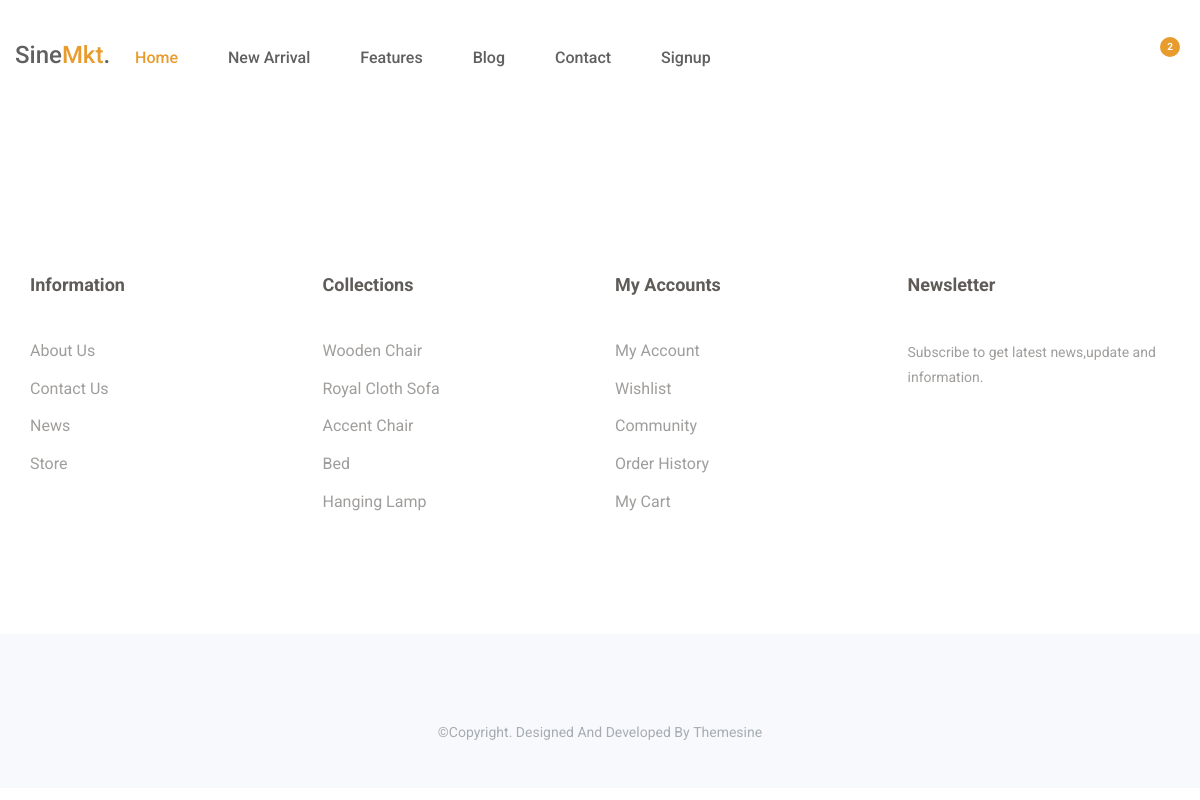
Page /1/detalis/ on the earlier database version.
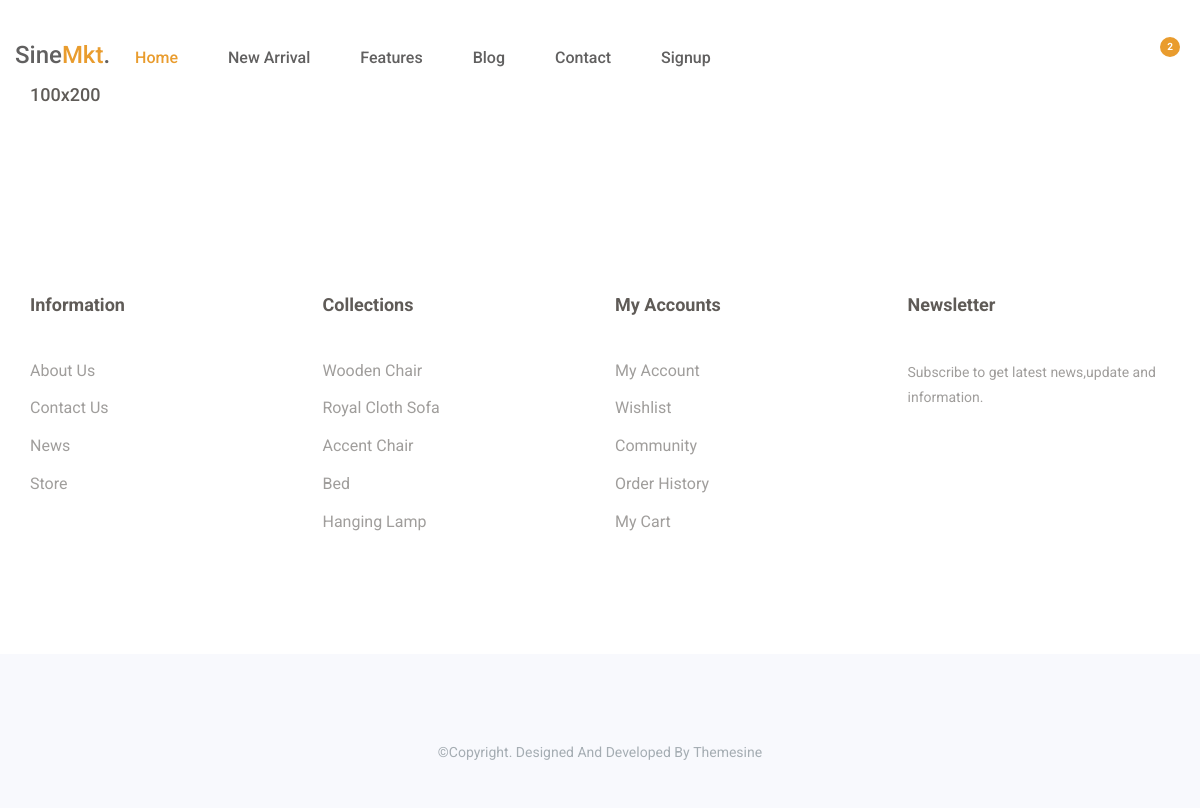
Same page on the later database version.
### furn/models.py (models this page shows, shortened)
class Arrival(models.Model):
    arrivals_img = models.ImageField()
    arrivals_title = models.CharField(max_length=200)
    arrivals_price = models.IntegerField(default=10)
    category = models.ForeignKey("Category",blank=True, on_delete=models.CASCADE)
    arrivals_size  = models.CharField(max_length=30)
    arrivals_text = models.CharField(max_length=200)

### furn/views.py (the view)
# urls.py: path("<int:pk>/detalis/", arrivals_detail, name="arrivals_detal"),
def arrivals_detail(request, pk):
    arrivals_detalis = Arrival.objects.get(id=pk)
    context ={
        "arrivals_detalis":arrivals_detalis
    }
    return render(request, "detalis/arrivals_detalis.html", context)

### templates/detalis/arrivals_detalis.html (shortened to what this page needs)
{% extends 'layouts/base.html' %}
{% block content %}
<section id="new-arrivals" class="new-arrivals">
    <div class="container">
<h1>{{arrivals_detalis.arrivals_size}}</h1>
</div>
</section>
{% endblock content %}

### templates/layouts/base.html (shortened to what this page needs)
<!DOCTYPE html>
{% load static %}
<html lang="en">
<head>
    <link rel="stylesheet" href="{% static 'css/font-awesome.min.css' %}">
    <link rel="stylesheet" href="{% static 'css/linearicons.css' %}">
    <link rel="stylesheet" href="{% static 'css/animate.css' %}">
    <link rel="stylesheet" href="{% static 'css/owl.carousel.min.css' %}">
    <link rel="stylesheet" href="{% static 'css/owl.theme.default.min.css' %}">
    <link rel="stylesheet" href="{% static 'css/bootstrap.min.css' %}">
    <link rel="stylesheet" href="{% static 'css/bootsnav.css' %}">
    <link rel="stylesheet" href="{% static 'css/style.css' %}">
    <link rel="stylesheet" href="{% static 'css/responsive.css' %}">
</head>
<body>
        {% include 'includes/navigation.html' %}
            {% block content %}
            {% endblock content %}
        {% include 'includes/footer.html' %}
</body>
</html>

### templates/includes/navigation.html (shortened to what this page needs)
{% load static %}
<header id="home" class="welcome-hero">
    <div class="top-area">
        <div class="header-area">
            <nav class="navbar navbar-default bootsnav  navbar-sticky navbar-scrollspy" data-minus-value-desktop="70"
                data-minus-value-mobile="55" data-speed="1000">
                <div class="container">
                    <div class="attr-nav">
                        <ul>
                            <li class="search">
                                <a href="#"><span class="lnr lnr-magnifier"></span></a>
                            </li>
                            <li class="nav-setting">
                                <a href="#"><span class="lnr lnr-cog"></span></a>
                            </li>
                            <li class="dropdown">
                                <a href="#" class="dropdown-toggle" data-toggle="dropdown">
                                    <span class="lnr lnr-cart"></span>
                                    <span class="badge badge-bg-1">2</span>
                                </a>
                            </li>
                        </ul>
                    </div>
                    <div class="navbar-header">
                        <a class="navbar-brand" href="index.html">sine<span>mkt</span>.</a>
                    </div>
                    <div class="collapse navbar-collapse menu-ui-design" id="navbar-menu">
                        <ul class="nav navbar-nav navbar-center" data-in="fadeInDown" data-out="fadeOutUp">
                            <li class=" scroll active"><a href="#home">home</a></li>
                            <li class="scroll"><a href="#new-arrivals">new arrival</a></li>
                            <li class="scroll"><a href="#feature">features</a></li>
                            <li class="scroll"><a href="#blog">blog</a></li>
                            <li class="scroll"><a href="#newsletter">contact</a></li>
                            {% if not request.user.is_authenteficated %}
                            <li><a href="{% url 'furn:signup' %}">Signup</a></li>
                            {% endif %}
                        </ul>
                    </div>
                </div>
            </nav>
        </div>
    </div>
</header>

### templates/includes/footer.html (shortened to what this page needs)
{% load static %}
<section id="newsletter" class="newsletter">
    <div class="container">
        <div class="hm-footer-details">
            <div class="row">
                <div class=" col-md-3 col-sm-6 col-xs-12">
                    <div class="hm-footer-widget">
                        <div class="hm-foot-title">
                            <h4>information</h4>
                        </div>
                        <div class="hm-foot-menu">
                            <ul>
                                <li><a href="#">about us</a></li>
                                <li><a href="#">contact us</a></li>
                                <li><a href="#">news</a></li>
                                <li><a href="#">store</a></li>
                            </ul>
                        </div>
                    </div>
                </div>
                <div class=" col-md-3 col-sm-6 col-xs-12">
                    <div class="hm-footer-widget">
                        <div class="hm-foot-title">
                            <h4>collections</h4>
                        </div>
                        <div class="hm-foot-menu">
                            <ul>
                                <li><a href="#">wooden chair</a></li>
                                <li><a href="#">royal cloth sofa</a></li>
                                <li><a href="#">accent chair</a></li>
                                <li><a href="#">bed</a></li>
                                <li><a href="#">hanging lamp</a></li>
                            </ul>
                        </div>
                    </div>
                </div>
                <div class=" col-md-3 col-sm-6 col-xs-12">
                    <div class="hm-footer-widget">
                        <div class="hm-foot-title">
                            <h4>my accounts</h4>
                        </div>
                        <div class="hm-foot-menu">
                            <ul>
                                <li><a href="#">my account</a></li>
                                <li><a href="#">wishlist</a></li>
                                <li><a href="#">Community</a></li>
                                <li><a href="#">order history</a></li>
                                <li><a href="#">my cart</a></li>
                            </ul>
                        </div>
                    </div>
                </div>
                <div class=" col-md-3 col-sm-6  col-xs-12">
                    <div class="hm-footer-widget">
                        <div class="hm-foot-title">
                            <h4>newsletter</h4>
                        </div>
                        <div class="hm-foot-para">
                            <p>
                                Subscribe to get latest news,update and information.
                            </p>
                        </div>
                    </div>
                </div>
            </div>
        </div>
    </div>
</section>
<footer id="footer" class="footer">
    <div class="container">
        <div class="hm-footer-copyright text-center">
            <div class="footer-social">
                <a href="#"><i class="fa fa-facebook"></i></a>
                <a href="#"><i class="fa fa-instagram"></i></a>
                <a href="#"><i class="fa fa-linkedin"></i></a>
                <a href="#"><i class="fa fa-pinterest"></i></a>
                <a href="#"><i class="fa fa-behance"></i></a>
            </div>
            <p>
                &copy;copyright. designed and developed by <a href="https://www.themesine.com/">themesine</a>
            </p>
        </div>
    </div>
</footer>

### static/css/bootsnav.css (style rules this page uses)
nav.bootsnav .container { position: relative; }
nav.navbar.bootsnav { margin-bottom: 0; -moz-border-radius: 0px; -webkit-border-radius: 0px; -o-border-radius: 0px; border-radius: 0px; background-color: #fff; border: none; border-bottom: solid 1px #e0e0e0; z-index: 9; }
nav.navbar.bootsnav ul.nav > li > a { color: #6f6f6f; background-color: transparent; outline: none; margin-bottom: -2px; }
nav.navbar.bootsnav ul.nav li.megamenu-fw > a:hover, nav.navbar.bootsnav ul.nav li.megamenu-fw > a:focus, nav.navbar.bootsnav ul.nav li.active > a:hover, nav.navbar.bootsnav ul.nav li.active > a:focus, nav.navbar.bootsnav ul.nav li.active > a { background-color: transparent; }
.attr-nav { float: right; display: inline-block; margin-left: 13px; margin-right: -15px; }
.attr-nav > ul { padding: 0; margin: 0 0 -7px 0; list-style: none; display: inline-block; }
.attr-nav > ul > li { float: left; display: block; }
.attr-nav > ul > li > a { color: #6f6f6f; display: block; padding: 28px 15px; position: relative; }
.attr-nav > ul > li > a span.badge { position: absolute; top: 50%; margin-top: -15px; right: 5px; font-size: 10px; padding: 0; width: 15px; height: 15px; padding-top: 2px; }
body { -webkit-transition: all 0.3s ease-in-out; -moz-transition: all 0.3s ease-in-out; -o-transition: all 0.3s ease-in-out; -ms-transition: all 0.3s ease-in-out; transition: all 0.3s ease-in-out; }
@media (min-width: 1024px) { nav.navbar.bootsnav ul.nav > li > a { padding: 30px 15px; font-weight: 600; } }

### static/css/style.css (style rules this page uses)
* { padding: 0; margin: 0; }
* { -webkit-box-sizing: border-box; -moz-box-sizing: border-box; -o-box-sizing: border-box; -ms-box-sizing: border-box; box-sizing: border-box; }
body { font-family: 'Roboto', sans-serif; font-size: 16px; color: #a09e9c; background: #fff; text-transform: capitalize; max-width: 1920px; margin: 0 auto; overflow-x: hidden; }
a, a:hover, a:active, a:focus { display: inline-block; text-decoration: none; color: #616060; font-size: 16px; padding: 0; font-weight: 500; }
h1, h2, h3, h4, h5, h6 { margin: 0; color: #5f5b57; font-size: 18px; font-weight: 500; }
p { margin: 0; color: #a09e9c; font-size: 16px; line-height: 1.8; }
ul { padding: 0; margin: 0 auto; list-style: none; }
ul li { list-style: none; }
html, body { height: 100%; }
nav.navbar.bootsnav { background-color: transparent; border-bottom: transparent; }
.navbar-header a.navbar-brand, .navbar-header a.navbar-brand:hover, .navbar-header a.navbar-brand:focus { display: inline-block; color: #616060; font-size: 24px; font-weight: 500; padding: 45px 0px; text-transform: capitalize; }
.navbar-header a.navbar-brand span { display: inline-block; color: #e99c2e; text-transform: capitalize; }
nav.navbar.bootsnav ul.nav>li>a { color: #616060; font-size: 16px; font-weight: 500; text-transform: capitalize; -webkit-transition: 0.3s linear; -moz-transition: 0.3s linear; -ms-transition: 0.3s linear; -o-transition: 0.3s linear; transition: 0.3s linear; }
nav.navbar.bootsnav ul.nav>li>a { padding: 48px 25px; }
nav.navbar.bootsnav ul.nav>li.active>a { color: #e99c2e; }
.menu-ui-design { overflow-y: scroll; height: 350px; }
.attr-nav { position: relative; top: 5px; }
.attr-nav>ul>li>a { color: #616060; padding: 44px 15px; font-size: 18px; font-weight: 500; }
.badge { background-color: #e99c2e; border: 2px solid #e99c2e; }
.attr-nav>ul>li>a span.badge { margin-top: -25px; width: 20px; height: 20px; padding-top: 3px; }
.welcome-hero { position: relative; z-index: 1; background: #f8f9fd; }
.header-area { position: absolute; top: 0; left: 0; width: 100%; z-index: 99; }
.new-arrivals { padding: 85px 0 70px; }
.newsletter { padding: 120px 0 75px; }
.hm-footer-widget { margin-bottom: 30px; }
.hm-foot-title h4 { font-size: 18px; font-weight: 700; margin-bottom: 45px; }
.hm-foot-menu ul li a { color: #a09e9c; font-size: 16px; font-weight: 400; margin-bottom: 15px; -webkit-transition: .3s; -moz-transition: .3s; -ms-transition: .3s; -o-transition: .3s; transition: .3s; }
.hm-foot-para p { font-size: 14px; text-transform: initial; margin-bottom: 25px; }
.footer { background: #f8f9fd; display: flex; align-items: center; height: 154px; }
.hm-footer-copyright p, .hm-footer-copyright p a { color: #a5adb3; font-size: 14px; font-weight: 400; }
.footer-social a i { color: #a4aaaf; margin: 0 18px 24px 0; -webkit-transition: .3s; -moz-transition: .3s; -ms-transition: .3s; -o-transition: .3s; transition: .3s; }

Differences in the rows shown:
now on this page (row edited): Arrival: arrivals_size "100x200"
